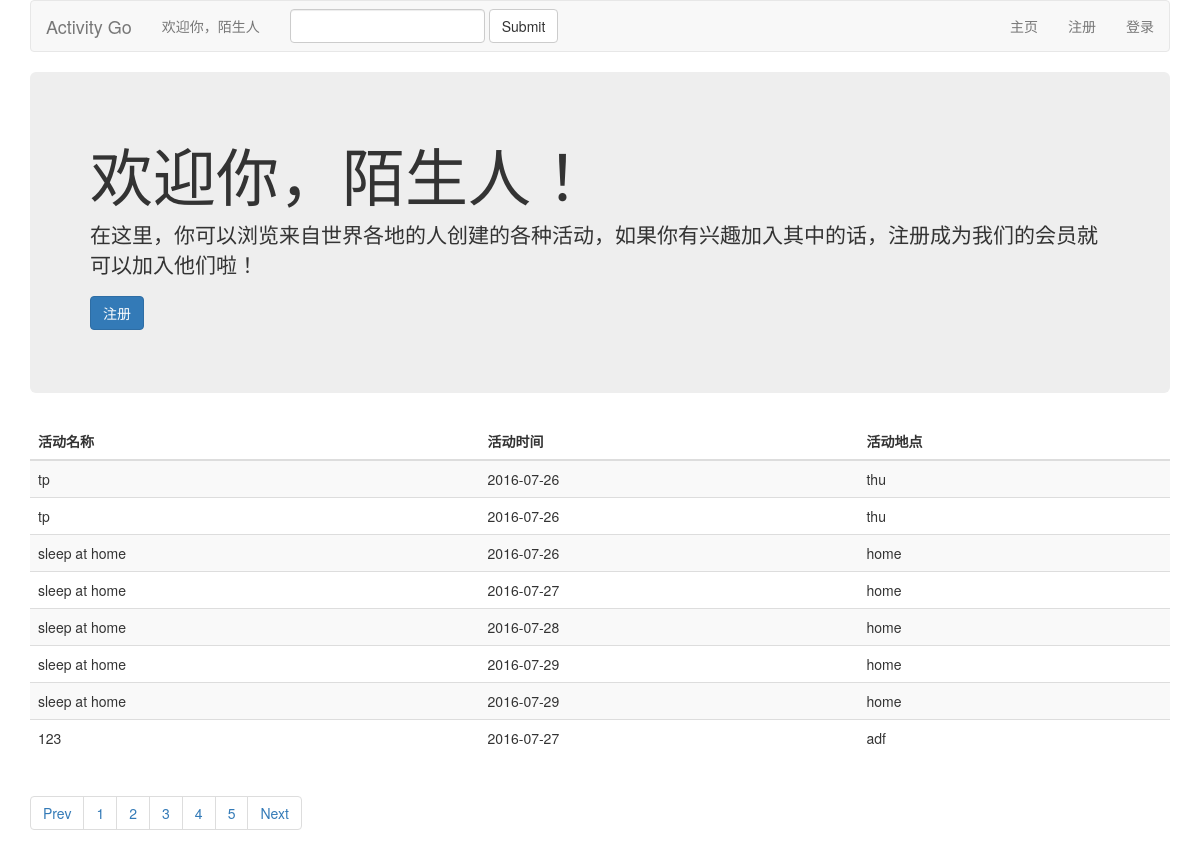
Before: / with the older database file.
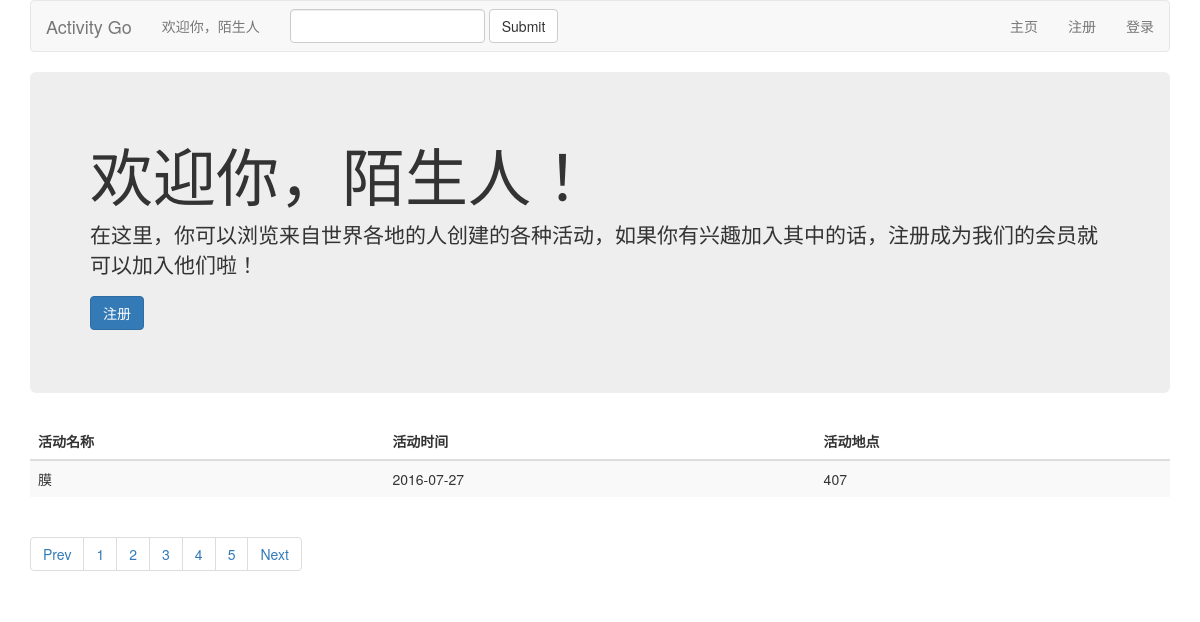
After: the same page with the newer database file.
### activity/models.py (models this page shows, shortened)
class Activities(models.Model):
	aname = models.CharField(max_length=50)
	adate = models.CharField(max_length=20)
	alocation = models.CharField(max_length=50)
	adescription = models.CharField(max_length=200)
	aorganiser = models.CharField(max_length=50)
	aparticipants = models.ManyToManyField('User')
	aparticipantnum = models.IntegerField(default=0)
	astatus = models.IntegerField(default=0)

### activity/views.py (the view)
# urls.py: url(r'^$', 'activity.views.indexNoUser'),
def indexNoUser(Req):
	all_activities = Activities.objects.all()
	un = Req.COOKIES.get('username', '')
	return render_to_response('index_nouser.html', {'username': un, 'all_activities': all_activities})

### activity/templates/index_nouser.html
{% extends "base_nouser.html" %}
{% block content %}
<div class="jumbotron">
				<h1>
					欢迎你，陌生人！
				</h1>
				<p>
					在这里，你可以浏览来自世界各地的人创建的各种活动，如果你有兴趣加入其中的话，注册成为我们的会员就可以加入他们啦！
				</p>
				<p>
					 <a class="btn btn-primary btn-large" href="/regist">注册</a>
				</p>
			</div>
			<table class="table table-striped table-hover">
				<thead>
					<tr>
						<th>
							活动名称
						</th>
						<th>
							活动时间
						</th>
						<th>
							活动地点
						</th>
					</tr>
				</thead>
				<tbody>
				{% for act in all_activities %}
					<tr>
						<td>
							{{act.aname}}
						</td>
						<td>
							{{act.adate}}
						</td>
						<td>
							{{act.alocation}}
						</td>
					</tr>
				{% endfor %}
				</tbody>
			</table>
			<ul class="pagination">
				<li>
					 <a href="#">Prev</a>
				</li>
				<li>
					 <a href="#">1</a>
				</li>
				<li>
					 <a href="#">2</a>
				</li>
				<li>
					 <a href="#">3</a>
				</li>
				<li>
					 <a href="#">4</a>
				</li>
				<li>
					 <a href="#">5</a>
				</li>
				<li>
					 <a href="#">Next</a>
				</li>
			</ul>
{% endblock %}

### activity/templates/base_nouser.html (shortened to what this page needs)
<!DOCTYPE html>
<html xmlns="http://www.w3.org/1999/xhtml" xml:lang="en" lang="en">
<head>
    <link href="../static/css/bootstrap.min.css" rel="stylesheet" type="text/css">
    <link href="../static/css/base.css" rel="stylesheet" type="text/css">
</head>
<body>
<div class="container">
	<div class="row clearfix">
		<div class="col-md-12 column">
			<nav class="navbar navbar-default" role="navigation">
				<div class="navbar-header">
					 <a class="navbar-brand" href="/index_nouser">Activity Go</a>
				</div>
				<div class="collapse navbar-collapse" id="bs-example-navbar-collapse-1">
					<ul class="nav navbar-nav">
						<li>
							 <a>欢迎你，陌生人</a>
						</li>
					</ul>
					<form class="navbar-form navbar-left" role="search">
						<div class="form-group">
							<input type="text" class="form-control" />
						</div> <button type="submit" class="btn btn-default">Submit</button>
					</form>
					<ul class="nav navbar-nav navbar-right">
                        <li>
							 <a href="/index_nouser">主页</a>
						</li>
                        <li>
							 <a href="/regist">注册</a>
						</li>
					    <li>
							 <a href="/login">登录</a>
						</li>
					</ul>
				</div>
			</nav>
			{% block content %}
            {% endblock %}
		</div>
	</div>
</div>
</body>
</html>

Changed rows visible on the page:
removed Activities: aname "tp", adate "2016-07-26", alocation "thu"
removed Activities: aname "tp", adate "2016-07-26", alocation "thu"
removed Activities: aname "sleep at home", adate "2016-07-26", alocation "home"
removed Activities: aname "sleep at home", adate "2016-07-27", alocation "home"
removed Activities: aname "sleep at home", adate "2016-07-28", alocation "home"
removed Activities: aname "sleep at home", adate "2016-07-29", alocation "home"
removed Activities: aname "sleep at home", adate "2016-07-29", alocation "home"
removed Activities: aname "123", adate "2016-07-27", alocation "adf"
added Activities: aname "膜", adate "2016-07-27", alocation "407"
